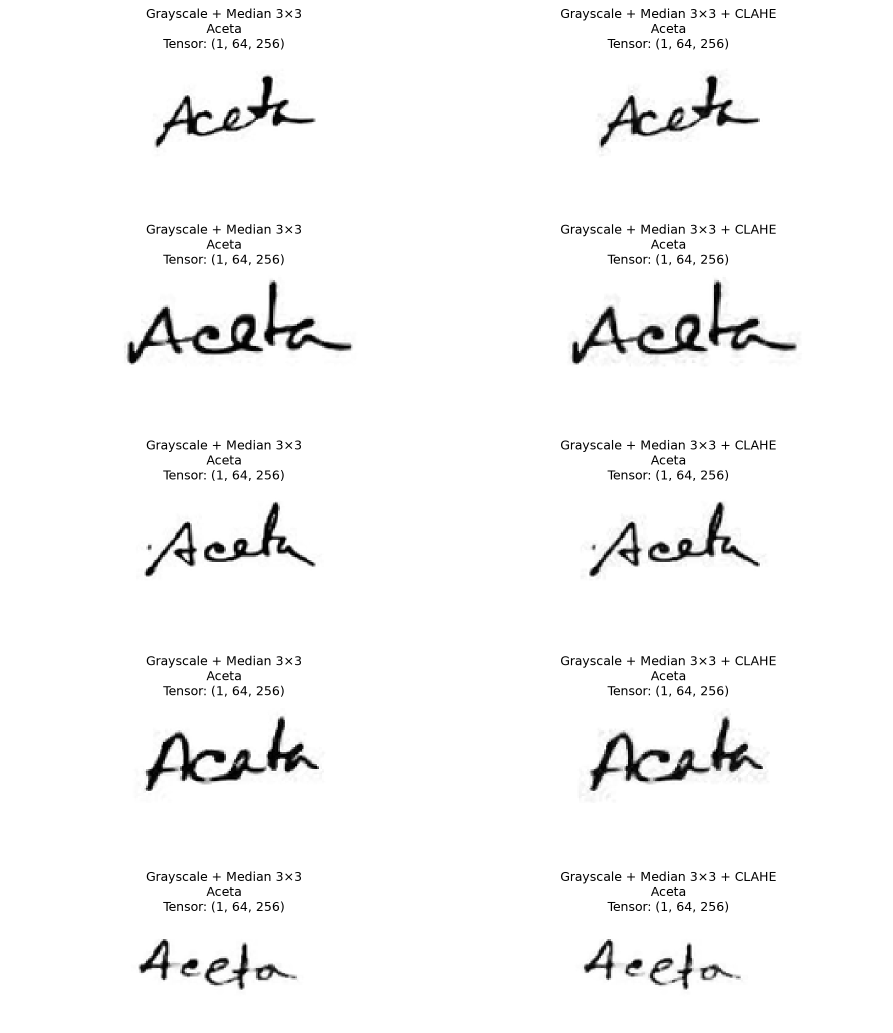
#> input picture CV/clahe/testing_clahe_comparison.png, 1785 x 2066 px (shown at 1/2 size); its folder holds only this picture in this run
$ python -i preprocessing.py   (imports and definitions only)
#> lines starting #> are read from the running program, lines starting #| are printed output that depends on the picture; after the words box and inside, x2 and y2 are one past the last pixel; in counts of white or black regions, pixels touching at a corner belong together
#> further down, picture is the input picture: PIL image 1785x2066 RGBA; mean R, G, B, A 246.9, 246.9, 246.9, 255
from PIL import Image, ImageFilter
import cv2
import numpy as np
import torchvision.transforms as transforms


# ============================================================
# IMAGE CONFIGURATION
# ============================================================

IMAGE_HEIGHT = 64
IMAGE_WIDTH = 256


# ============================================================
# RESIZE IMAGE WITH PADDING
# ============================================================
class ResizeWithPadding:

    # [262 lines left out: functions __init__, __call__, get_baseline_transform, get_grayscale_transform, get_grayscale_denoise_transform, clahe_enhancement and 3 more, not called in this run]

# ============================================================
# SKEW CORRECTION
# ============================================================

def estimate_skew_angle(image, max_angle=12.0):
    """
    Estimate the dominant skew angle of a grayscale PIL image.

    A temporary Otsu threshold is used only for angle estimation.
    The original grayscale image is not binarized.

    Returns:
        float: Estimated skew angle in degrees.
    """
#> called with max_angle = 12

    image_array = np.array(image)

    # Temporary foreground mask for angle estimation
    _, binary = cv2.threshold(
        image_array,
        0,
        255,
        cv2.THRESH_BINARY_INV + cv2.THRESH_OTSU
    )
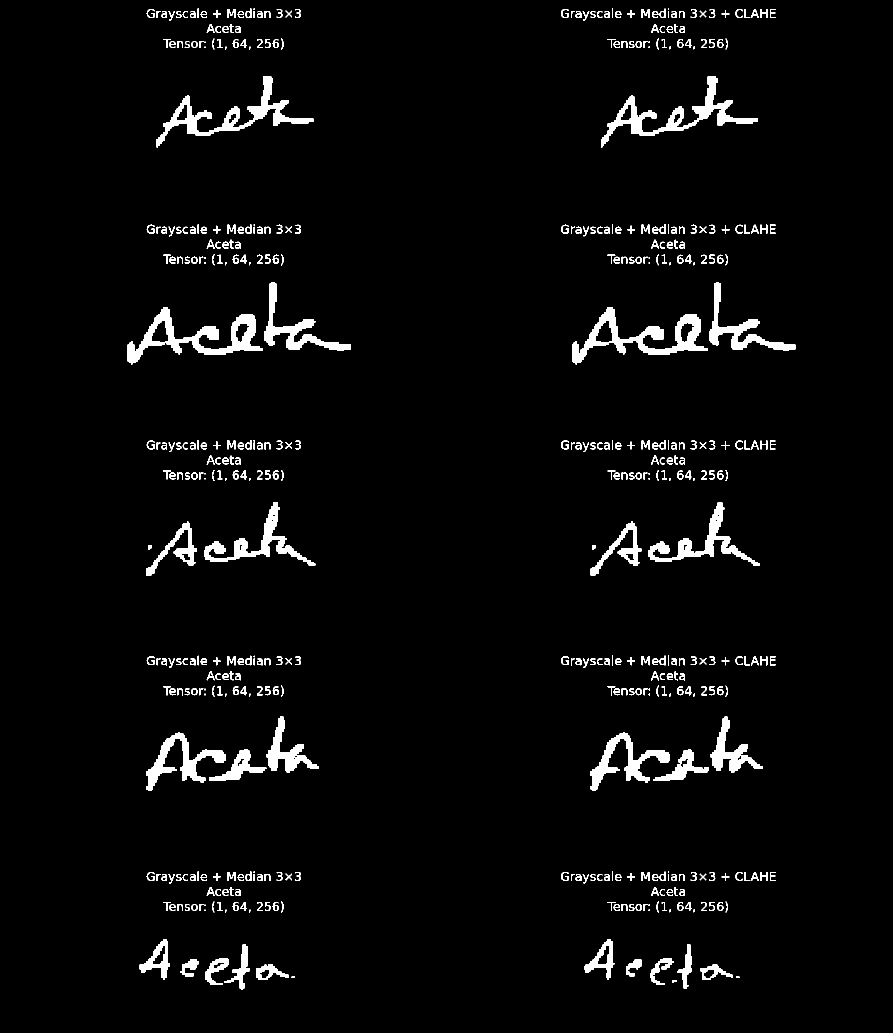
#> binary: shape (2066, 1785) (shown at 1/2 size); 3.4% white; 491 white regions (50 under 20 px), largest, box (x1, y1, x2, y2) and area: (255, 614, 526, 729) 8531, (1144, 614, 1415, 729) 8373, (1202, 153, 1516, 295) 7632

    # Get foreground pixel coordinates
    points = np.column_stack(
        np.where(binary > 0)
    )
#> points = 124557 pairs, first value 17 to 1979, second value 255 to 1590

    # Not enough foreground pixels to estimate orientation
    if len(points) < 20:
        return 0.0

    # np.where gives (y, x)
    y = points[:, 0].astype(np.float32)
    x = points[:, 1].astype(np.float32)

    # Remove extreme outliers so isolated noise has less influence
    x_low, x_high = np.percentile(x, [2, 98])
#> x_low = 300; x_high = 1511
    y_low, y_high = np.percentile(y, [2, 98])
#> y_low = 30; y_high = 1946

    valid = (
        (x >= x_low)
        & (x <= x_high)
        & (y >= y_low)
        & (y <= y_high)
    )

    x = x[valid]
    y = y[valid]

    if len(x) < 20:
        return 0.0

    # PCA on foreground coordinates
    coordinates = np.column_stack((x, y))
#> coordinates = 115206 pairs, first value 300 to 1511, second value 30 to 1946

    mean, eigenvectors = cv2.PCACompute(
        coordinates,
        mean=None
    )
#> mean = [[901.4, 993.9]]; eigenvectors = [[-0.0558, 0.998], [0.998, 0.0558]]

    principal_vector = eigenvectors[0]
#> principal_vector = [-0.0558, 0.998]

    vx = principal_vector[0]
#> vx = -0.0558
    vy = principal_vector[1]
#> vy = 0.998

    angle = np.degrees(
        np.arctan2(vy, vx)
    )
#> angle = 93.2

    # Normalize angle to [-90, 90]
    if angle > 90:
        angle -= 180
#> angle = -86.8

    if angle < -90:
        angle += 180

    # Avoid unnecessary correction of nearly-horizontal text
    if abs(angle) < 1.0:
        return 0.0

    # Prevent aggressive rotations
    angle = float(
        np.clip(
            angle,
            -max_angle,
            max_angle
        )
    )
#> angle = -12

    return angle


def deskew_image(image):
    """
    Deskew a grayscale PIL image while preserving grayscale information.

    The skew angle is estimated from a temporary binary mask, but
    rotation is applied to the original grayscale image.

    Returns:
        PIL.Image.Image: Deskewed grayscale image.
    """

    image = image.convert("L")

    angle = estimate_skew_angle(image)
#> angle = -12

    if angle == 0.0:
        return image

    # PIL's positive rotation is counter-clockwise.
    # This compensates for the estimated image-coordinate slope.
    corrected = image.rotate(
        angle,
        resample=Image.Resampling.BICUBIC,
        expand=True,
        fillcolor=255
    )
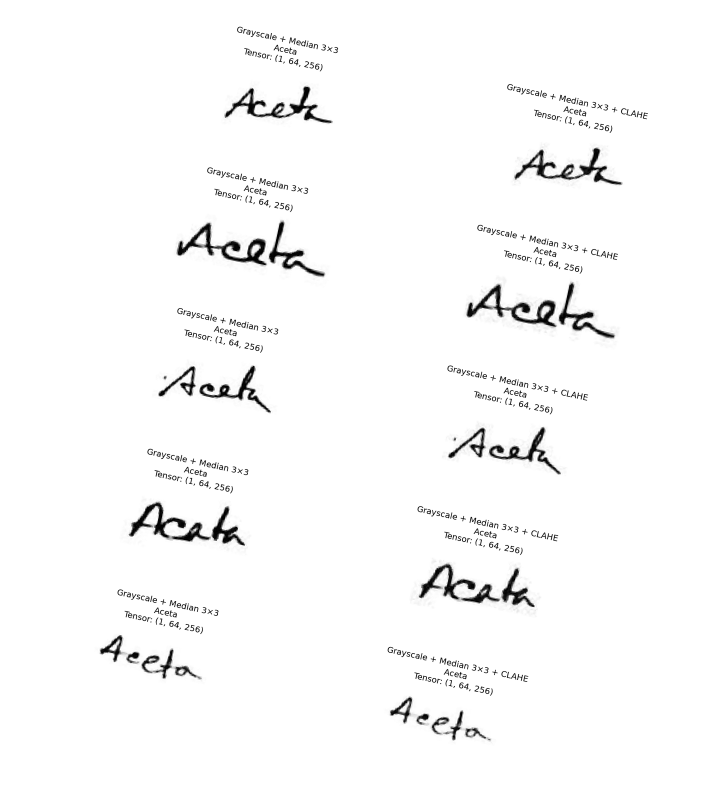
#> corrected: PIL image 2177x2392 L (shown at 1/3 size); min 0, max 255, mean 249.2

    return corrected


# ============================================================
# GRAYSCALE + DENOISING + DESKEWING TRANSFORM
# ============================================================

# [27 lines left out: function get_grayscale_denoise_deskew_transform, not called in this run]

>>> from PIL import Image
>>> picture = Image.open('clahe/testing_clahe_comparison.png')
>>> result = deskew_image(picture)
